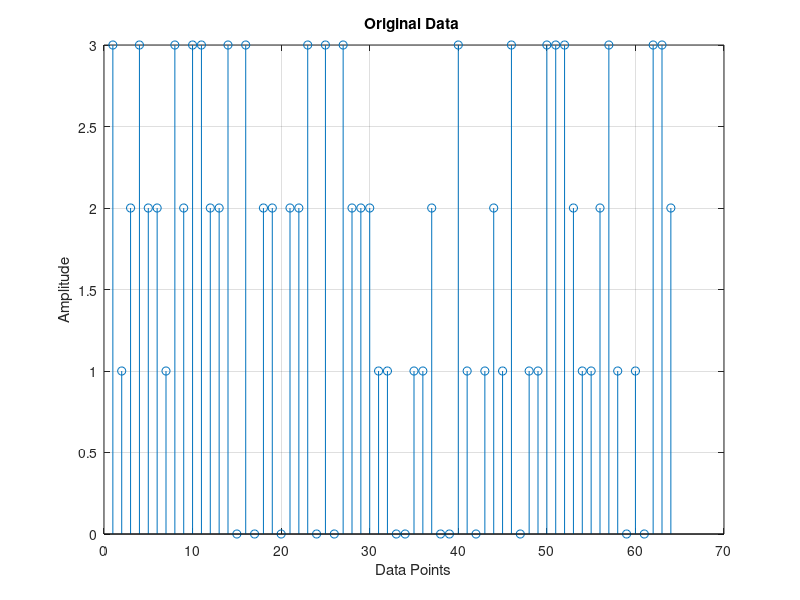
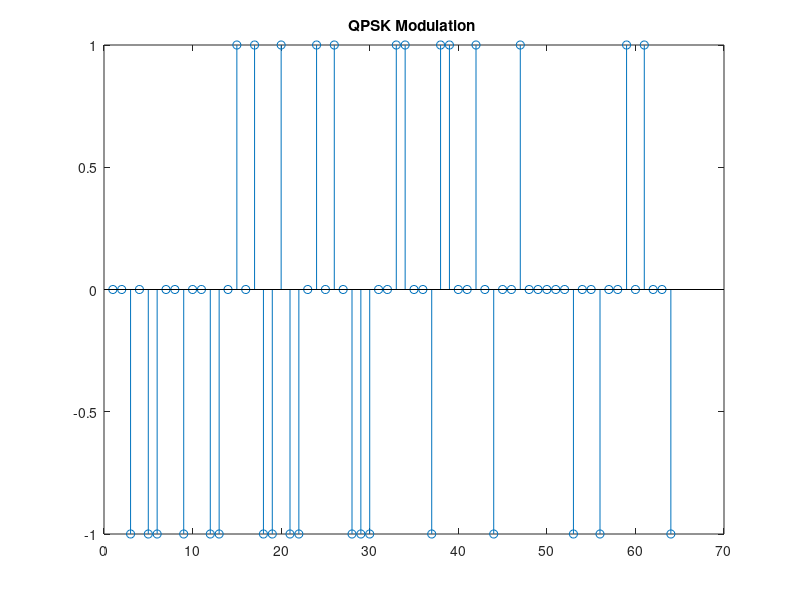
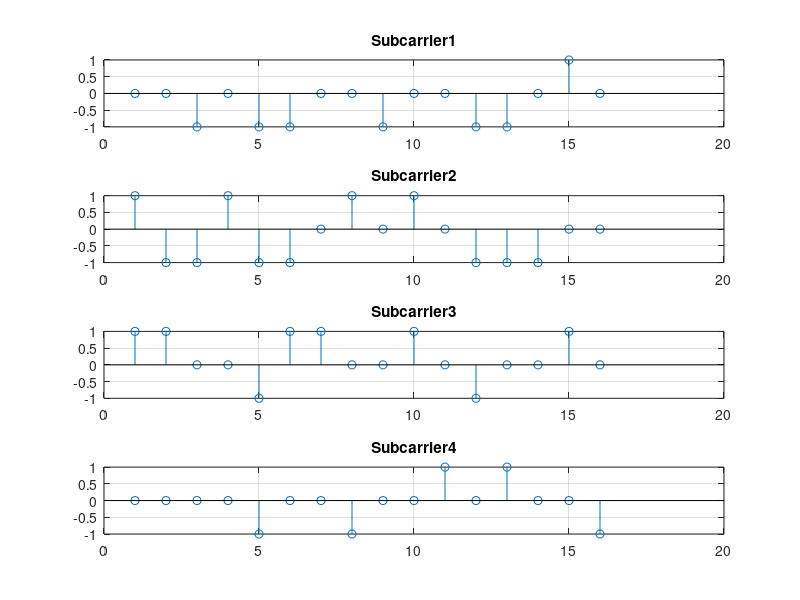
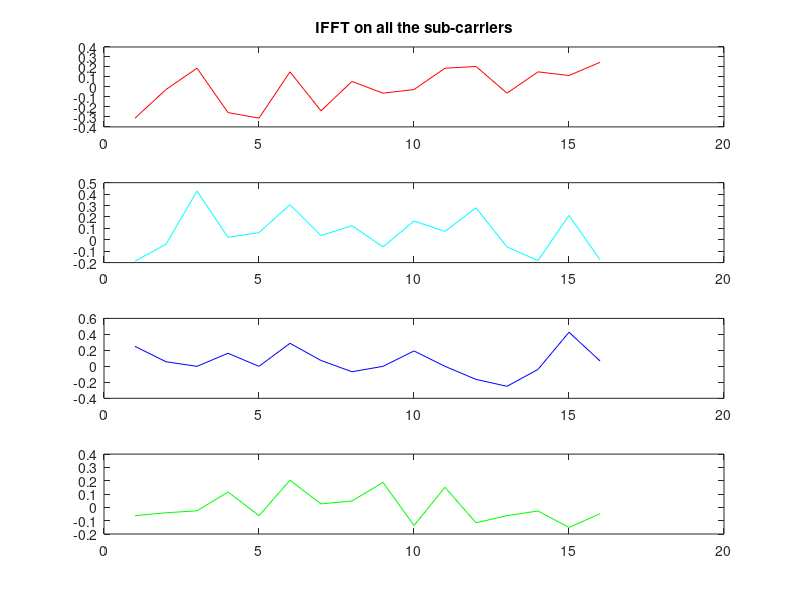

These charts were generated, in order, by the following MATLAB code:
clc;
clear all;
close all;
%..............................................................
% Initiation
%..............................................................
no_of_data_bits = 64%Number of bits per channel extended to 128
M =4 %Number of subcarrier channel
n=256;%Total number of bits to be transmitted at the transmitter
block_size = 16; %Size of each OFDM block to add cyclic prefix
cp_len = floor(0.1 * block_size); %Length of the cyclic prefix
%............................................................
% Transmitter
%.........................................................
%.........................................................
% Source generation and modulation
%........................................................
% Generate random data source to be transmitted of length 64
data = randsrc(1, no_of_data_bits, 0:M-1);
figure(1),stem(data); grid on; xlabel('Data Points'); ylabel('Amplitude')
title('Original Data ')
% Perform QPSK modulation on the input source data
qpsk_modulated_data = pskmod(data, M);
figure(2),stem(qpsk_modulated_data);title('QPSK Modulation ')
%............................................................
%.............................................................
% Converting the series data stream into four parallel data stream to form
% four sub carriers
S2P = reshape(qpsk_modulated_data, no_of_data_bits/M,M)
Sub_carrier1 = S2P(:,1)
Sub_carrier2 = S2P(:,2)
Sub_carrier3 = S2P(:,3)
Sub_carrier4 = S2P(:,4)
figure(3), subplot(4,1,1),stem(Sub_carrier1),title('Subcarrier1'),grid on;
subplot(4,1,2),stem(Sub_carrier2),title('Subcarrier2'),grid on;
subplot(4,1,3),stem(Sub_carrier3),title('Subcarrier3'),grid on;
subplot(4,1,4),stem(Sub_carrier4),title('Subcarrier4'),grid on;
%..................................................................
%..................................................................
% IFFT OF FOUR SUB_CARRIERS
%.................................................................
%..............................................................
number_of_subcarriers=4;
cp_start=block_size-cp_len;
ifft_Subcarrier1 = ifft(Sub_carrier1)
ifft_Subcarrier2 = ifft(Sub_carrier2)
ifft_Subcarrier3 = ifft(Sub_carrier3)
ifft_Subcarrier4 = ifft(Sub_carrier4)
figure(4), subplot(4,1,1),plot(real(ifft_Subcarrier1),'r'),
title('IFFT on all the sub-carriers')
subplot(4,1,2),plot(real(ifft_Subcarrier2),'c')
subplot(4,1,3),plot(real(ifft_Subcarrier3),'b')
subplot(4,1,4),plot(real(ifft_Subcarrier4),'g')
%...........................................................
%...........................................................
% ADD-CYCLIC PREFIX %..........................................................
%............................................................
for i=1:number_of_subcarriers,
ifft_Subcarrier(:,i) = ifft((S2P(:,i)),16)% 16 is the ifft point
for j=1:cp_len,
cyclic_prefix(j,i) = ifft_Subcarrier(j+cp_start,i)
end
Append_prefix(:,i) = vertcat( cyclic_prefix(:,i), ifft_Subcarrier(:,i))
% Appends prefix to each subcarriers
end
A1=Append_prefix(:,1);
A2=Append_prefix(:,2);
A3=Append_prefix(:,3);
A4=Append_prefix(:,4);
figure(5), subplot(4,1,1),plot(real(A1),'r'),title('Cyclic prefix added to all the sub-carriers')
subplot(4,1,2),plot(real(A2),'c')
subplot(4,1,3),plot(real(A3),'b')
subplot(4,1,4),plot(real(A4),'g')
figure(11),plot((real(A1)),'r'),title('Orthogonality'),hold on ,plot((real(A2)),'c'),hold on ,
plot((real(A3)),'b'),hold on ,plot((real(A4)),'g'),hold on ,grid on
%Convert to serial stream for transmission
[rows_Append_prefix cols_Append_prefix]=size(Append_prefix)
len_ofdm_data = rows_Append_prefix*cols_Append_prefix
% OFDM signal to be transmitted
ofdm_signal = reshape(Append_prefix, 1, len_ofdm_data);
figure(6),plot(real(ofdm_signal)); xlabel('Time'); ylabel('Amplitude');
title('OFDM Signal');grid on;
%...............................................................
%.............................................................
channel = randn(1,2) + sqrt(-1)*randn(1,2);
after_channel = filter(channel, 1, ofdm_signal);
awgn_noise = awgn(zeros(1,length(after_channel)),0);
recvd_signal = awgn_noise+after_channel; % With AWGN noise
figure(7),plot(real(recvd_signal)),xlabel('Time'); ylabel('Amplitude');
title('OFDM Signal after passing through channel');grid on;
%...........................................................
%..........................................................
recvd_signal_paralleled = reshape(recvd_signal,rows_Append_prefix, cols_Append_prefix);
%........................................................
%........................................................
% Remove cyclic Prefix
%.......................................................
%......................................................
recvd_signal_paralleled(1:cp_len,:)=[];
R1=recvd_signal_paralleled(:,1);
R2=recvd_signal_paralleled(:,2);
R3=recvd_signal_paralleled(:,3);
R4=recvd_signal_paralleled(:,4);
figure(8),plot((imag(R1)),'r'),subplot(4,1,1),plot(real(R1),'r'),
title('Cyclic prefix removed from the four sub-carriers')
subplot(4,1,2),plot(real(R2),'c')
subplot(4,1,3),plot(real(R3),'b')
subplot(4,1,4),plot(real(R4),'g')
%...................................................
%...................................................
% FFT Of recievied signal
for i=1:number_of_subcarriers,
% FFT
fft_data(:,i) = fft(recvd_signal_paralleled(:,i),16);
end
F1=fft_data(:,1);
F2=fft_data(:,2);
F3=fft_data(:,3);
F4=fft_data(:,4);
figure(9), subplot(4,1,1),plot(real(F1),'r'),title('FFT of all the four sub-carriers')
subplot(4,1,2),plot(real(F2),'c')
subplot(4,1,3),plot(real(F3),'b')
subplot(4,1,4),plot(real(F4),'g')
%................................
%..............................
% Signal Reconstructed
%..................................
%..................................
% Conversion to serial and demodulationa
recvd_serial_data = reshape(fft_data, 1,(16*4));
qpsk_demodulated_data = pskdemod(recvd_serial_data,4);
figure(10)
stem(data)
hold on
stem(qpsk_demodulated_data,'rx');
grid on;xlabel('Data Points');ylabel('Amplitude');
title('Recieved Signal with error')